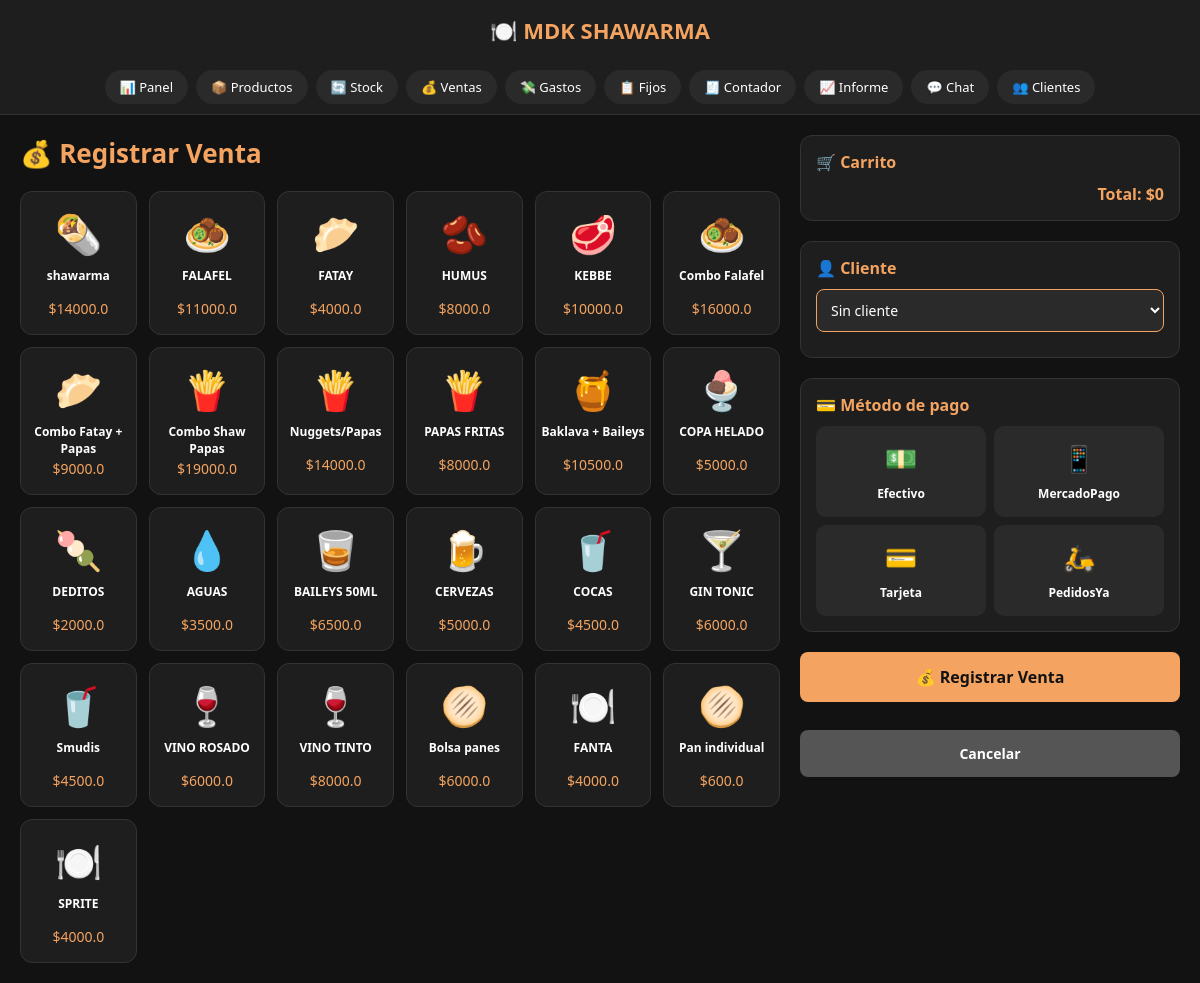
Before: /ventas (signed in) with the older database file.
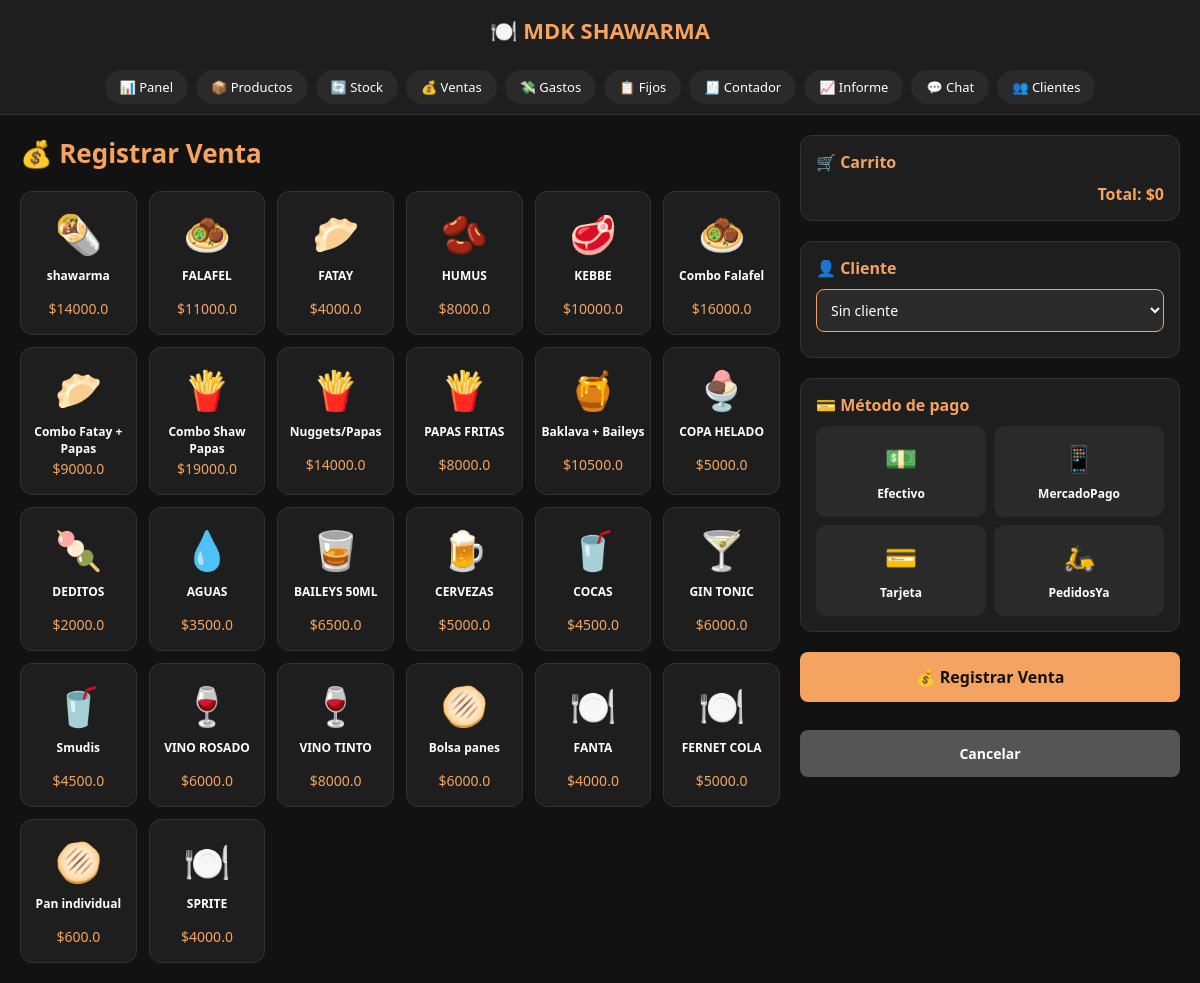
After: the same page with the newer database file.
### tables this page shows
CREATE TABLE productos (
                id INTEGER PRIMARY KEY AUTOINCREMENT,
                nombre TEXT NOT NULL,
                categoria TEXT,
                precio REAL NOT NULL,
                stock INTEGER DEFAULT 0,
                stock_minimo INTEGER DEFAULT 10
            );

### app.py (the view, shortened to what this page needs)
@app.route('/ventas', methods=['GET', 'POST'])
@login_requerido
def ventas():
    conn = get_db()
    cursor = conn.cursor()
    comanda = None
    cursor.execute('''
        SELECT v.id, p.nombre, v.cantidad, v.total, v.metodo_pago, v.notas, v.fecha, c.nombre as cliente_nombre
        FROM ventas v
        JOIN productos p ON v.producto_id = p.id
        LEFT JOIN clientes c ON v.cliente_id = c.id
        WHERE date(v.fecha) = date('now')
        ORDER BY v.fecha DESC
    ''')
    ventas = cursor.fetchall()
    cursor.execute("SELECT id, nombre, precio FROM productos WHERE stock > 0")
    productos_raw = cursor.fetchall()
    productos_ordenados = sorted(productos_raw, key=lambda p: (orden_importancia(p[1]), p[1]))
    productos = [(p[0], p[1], p[2], get_emoji(p[1])) for p in productos_ordenados]
    cursor.execute("SELECT id, nombre FROM clientes ORDER BY nombre")
    clientes = cursor.fetchall()
    conn.close()
    empleado = es_empleado()
    return render_template('ventas.html', ventas=ventas, productos=productos, clientes=clientes, comanda=comanda, empleado=empleado)

### app.py (called while the page is built)
def get_db():
    conn = sqlite3.connect('mdk.db')
    conn.row_factory = sqlite3.Row
    return conn

def login_requerido(f):
    @functools.wraps(f)
    def decorador(*args, **kwargs):
        if not session.get('autenticado'):
            return redirect(url_for('login'))
        return f(*args, **kwargs)
    return decorador

def get_emoji(nombre):
    nombre_lower = nombre.lower()
    if 'bolsa de panes' in nombre_lower:
        return '🥖'
    if 'pan individual' in nombre_lower:
        return '🫓'
    emojis = {
        'shawarma': '🌯',
        'falafel': '🧆',
        'fatay': '🥟',
        'humus': '🫘',
        'kebbe': '🥩',
        'papas': '🍟',
        'helado': '🍨',
        'deditos': '🍡',
        'baklava': '🍯',
        'coca': '🥤',
        'smudis': '🥤',
        'agua': '💧',
        'cerveza': '🍺',
        'baileys': '🥃',
        'gin': '🍸',
        'vino': '🍷',
        'pan': '🫓'
    }
    for clave, emoji in emojis.items():
        if clave in nombre_lower:
            return emoji
    return '🍽️'

def es_empleado():
    ip = request.remote_addr
    return ip != '127.0.0.1'

### templates/ventas.html (shortened to what the changed rows need)
<!DOCTYPE html>
<html lang="es">
<head>
</head>
<body>
    <div class="header"><h2>🍽️ MDK SHAWARMA</h2></div>
    {% if comanda %}
    <div class="comanda">
        <h2>🧾 COMANDA - CLIENTE</h2>
        <p>MDK SHAWARMA</p>
        <p>Pedido #{{ comanda.pedido_id }}</p>
        <p>{{ comanda.fecha }}</p>
        <hr>
        {% for item in comanda.productos_comanda %}
        <p>{{ item.cantidad }}x {{ item.nombre }}</p>
        {% if item.notas %}
        <p style="font-size:11px; color:#555;">↳ {{ item.notas }}</p>
        {% endif %}
        {% endfor %}
        <hr>
        {% for item in comanda.productos_comanda %}
        <p>${{ item.precio * item.cantidad }}</p>
        {% endfor %}
        <hr>
        <p class="comanda-total">TOTAL: ${{ comanda.total }}</p>
        <p>Pago: {{ comanda.metodo_pago }}</p>
        <p>¡Gracias por tu compra!</p>
        <hr>
        <h2>👨‍🍳 COMANDA - COCINA</h2>
        <p>MDK SHAWARMA</p>
        <p>Pedido #{{ comanda.pedido_id }}</p>
        <p>{{ comanda.fecha }}</p>
        <hr>
        {% for item in comanda.productos_comanda %}
        <p>{{ item.cantidad }}x {{ item.nombre }}</p>
        {% if item.notas %}
        <p style="font-size:11px; color:#555;">↳ {{ item.notas }}</p>
        {% endif %}
        {% endfor %}
        <hr>
        <p>Imprimir y preparar</p>
    </div>
    <button class="btn-imprimir" onclick="window.print()">🖨️ Imprimir Comanda</button>
    {% if empleado %}
    <a href="/empleado" class="btn-volver">← Volver al Menú</a>
    {% else %}
    <a href="/ventas" class="btn-volver">← Volver a Ventas</a>
    {% endif %}
    {% else %}
    <div class="main-container">
        <div class="productos-section">
            <h1>💰 Registrar Venta</h1>
            <div class="productos-grid" id="productos-grid">
                {% for p in productos %}
                <div class="producto-card" data-id="{{ p[0] }}" data-nombre="{{ p[1] }}" data-precio="{{ p[2] }}" data-emoji="{{ p[3] }}">
                    <span class="producto-emoji">{{ p[3] }}</span>
                    <span class="producto-nombre">{{ p[1] }}</span>
                    <span class="producto-precio">${{ p[2] }}</span>
                </div>
                {% endfor %}
            </div>
        </div>
        <div class="resumen-section">
            <div class="panel">
                <h2>🛒 Carrito</h2>
            </div>
            <div class="panel">
                <h2>👤 Cliente</h2>
            </div>
            <div class="panel">
                <h2>💳 Método de pago</h2>
            </div>
        </div>
    </div>
    {% endif %}
</body>
</html>

Changed rows visible on the page:
added productos: p "🍽️", nombre "FERNET COLA", precio "5000.0"
